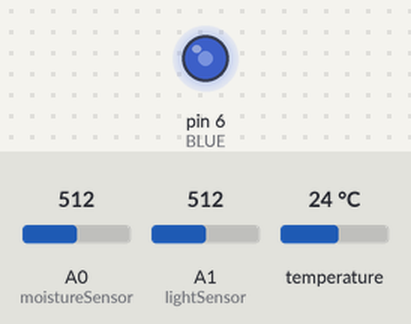
Bench run of a sketch on a simulated Arduino Uno, built with avr-gcc and run on an emulated ATmega328P. Parts: output pins drawn as LEDs (lit = HIGH). Inputs (shaded band) come from the test bench; at power-on: A0 (moistureSensor) = 512, A1 (lightSensor) = 512, temperature 24 °C. What the sketch prints to the serial monitor is not drawn.

Above: at 0.1 s.
Timing chart, 0 to 1.6 s (numbered marks = the images above):
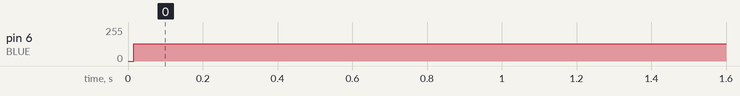

The sketch:

Arduino_GreenCampus.ino
```cpp
#include <OneWire.h>
#include <DallasTemperature.h>

const int moistureSensor = A0;
const int lightSensor = A1;
const int BLUE = 6;
const int tempSensor = 8;

OneWire oneWirePin(tempSensor);
DallasTemperature sensors(&oneWirePin);

void setup(void) {
  pinMode(lightSensor, INPUT);
  Serial.begin(9600);
  sensors.begin();
}

//Configures the light according to its perfect value.
int lightRegulation(int lightIntensity){
  int idealLightValue = 950;
  if (lightIntensity != idealLightValue) {
     int lightDifference = idealLightValue - lightIntensity;
  return lightDifference;
  }
}

int trackLightValue(){
  int lightIntensity = analogRead(lightSensor);
  return lightIntensity;
}


int trackTempValue(){
  sensors.requestTemperatures();
  float temperature = sensors.getTempCByIndex(0);
  return temperature;
}

int trackMoistValue(){
  int moistValue = analogRead(moistureSensor);
  moistValue = map(moistValue, 550, 0, 0, 100);
  return moistValue;
}

void printData(){
  Serial.print("Lightintensity: ");
  Serial.println(trackLightValue());
  Serial.print("Temperature: ");
  Serial.print(trackTempValue());
  Serial.println("°C");
  Serial.print("Moisture: ");
  Serial.print(trackMoistValue());
  Serial.println("%");
}
void loop() {
analogWrite(BLUE, lightRegulation(trackLightValue));
printData();
delay(5000);
}
//TODO
//Connect WifiAdapter and let it send data to the database
//Build the watertank
//Find out which temperature is the best for the plant.
//Find the values for really completly dry and completly wet and set the values according to that.
```

Measured:
- by itself, pin 6 (BLUE): 0/255 → 131/255 at 0.02 s
